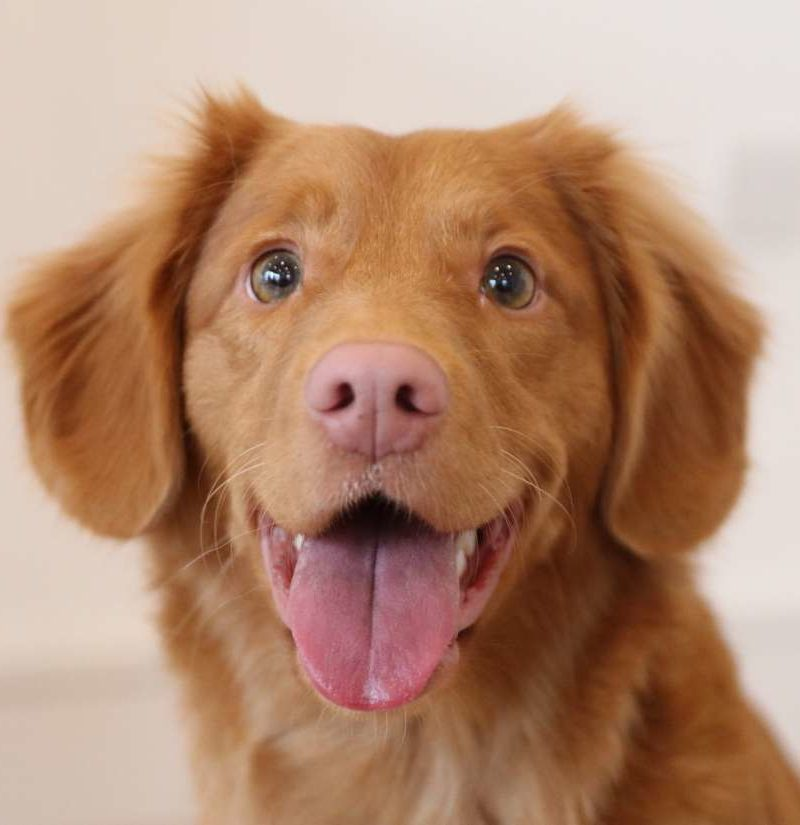
#> input picture Image Processing/dog.jpg, 800 x 825 px
$ jupyter execute Eperimental1.ipynb
#> lines starting #> are read from the running program, lines starting #| are printed output that depends on the picture
[cell 1]
import numpy as np
import cv2 as cv
import skimage.color
import skimage.io
import matplotlib.pyplot as plt

[cell 2]
img = cv.imread("../dog.jpg")
#> img is the input picture: shape (825, 800, 3); mean B, G, R 112.3, 137.1, 177.1
s = img.shape
#> s = (825, 800, 3)
imgGray = cv.cvtColor(img, cv.COLOR_BGR2GRAY)
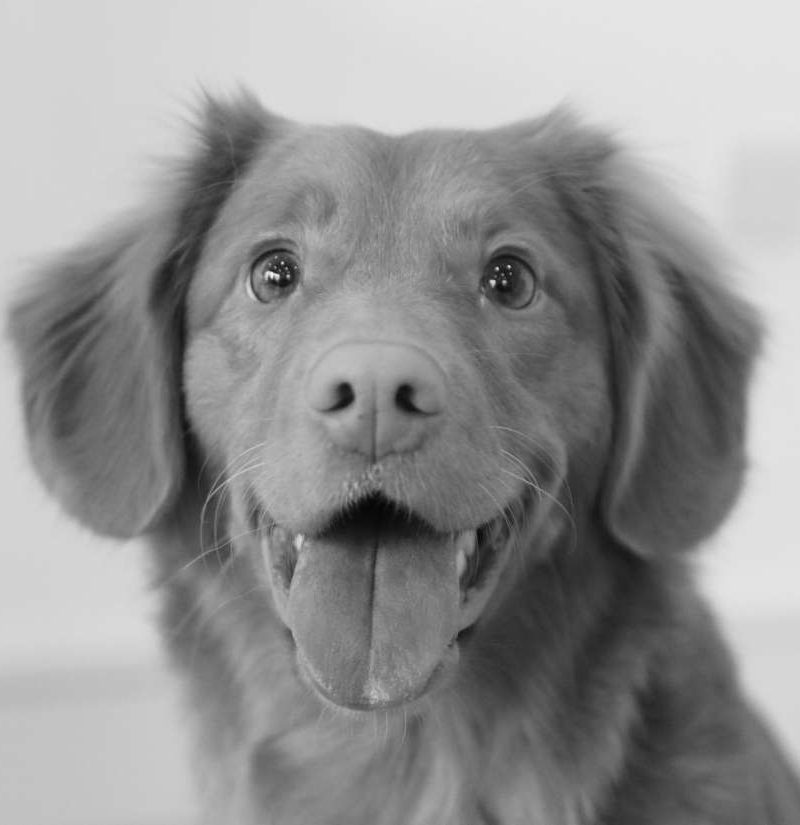
#> imgGray: shape (825, 800); min 5, max 248, mean 146.2

[cell 3]
hist = cv.calcHist([imgGray], [0], None, [256], [0,256])
#> hist = 256 values, max 23547 at index 212, min 0 at index 0, mean 2578.1
plt.plot(hist)
plt.show()
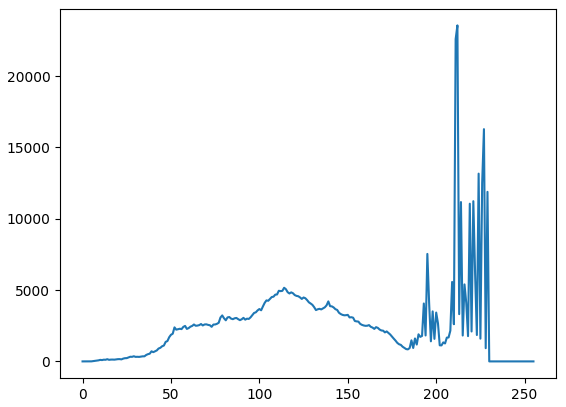
#> figure drawn by matplotlib, 1 panel; curve peaks at x = 212, y = 23547

[cell 4]
shiftedImg = imgGray + 15
histogram = cv.calcHist([shiftedImg],[0],None,[256],[0,256])
#> histogram = 256 values, max 23547 at index 227, min 0 at index 0, mean 2578.1
plt.plot(histogram)
plt.title('Shifted Image Histogram')
plt.show()
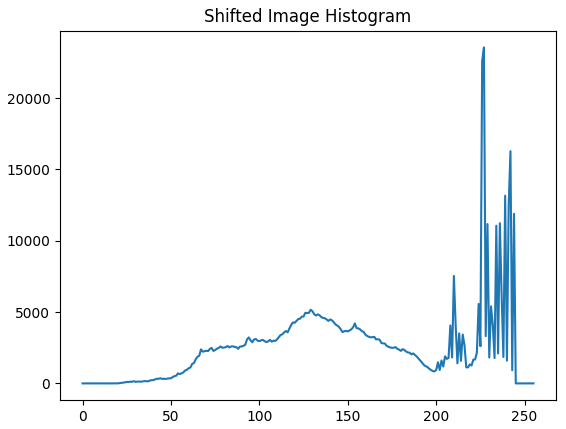
#> figure drawn by matplotlib, 1 panel; curve peaks at x = 227, y = 23547

[cell 5]
def calcComulative(data):
    comulative_hist = []
    temp = 0
    for i in range(0,255):
        temp = temp + data[i,0]
        comulative_hist.append(temp)
#> this loop made 255 passes
#> temp on passes 1 to 3: 0, 0, 0
#> after the loop, comulative_hist = 255 values from 0 to 660000; temp = 660000

    return comulative_hist

plt.plot(calcComulative(hist))
plt.show()
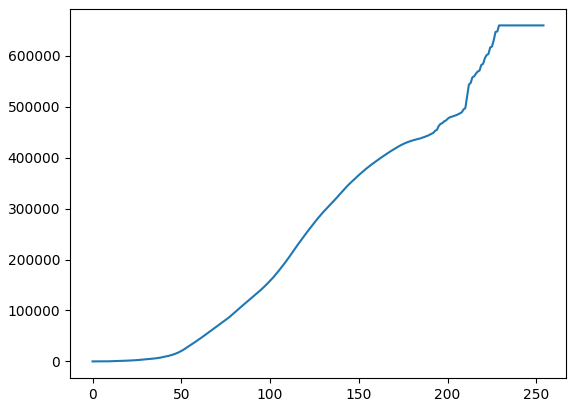
#> figure drawn by matplotlib, 1 panel; curve peaks at x = 248, y = 660000

[cell 6]
original = cv.imread('../dog.jpg')
original = cv.resize(img,(300,300))
s = original.shape
#> s = (300, 300, 3)

imgGray2 = cv.cvtColor(original, cv.COLOR_BGR2GRAY)
equ = cv.equalizeHist(imgGray2)
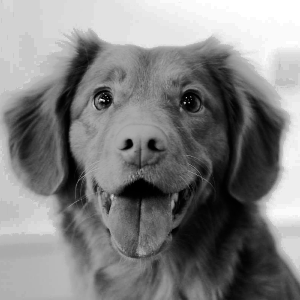
#> equ: shape (300, 300); min 0, max 255, mean 128.6
res = np.hstack((imgGray2,equ))
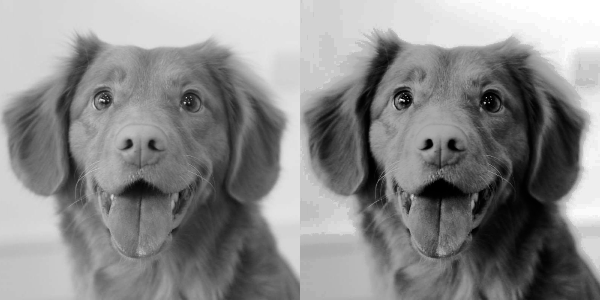
#> res: shape (300, 600); min 0, max 255, mean 137.4
cv.imshow("Original & Equalized", res)
cv.waitKey(0)
cv.destroyAllWindows()

[cell 7]
hist = cv.calcHist([equ], [0], None, [256], [0,256])
#> hist = 256 values, max 3158 at index 210, min 0 at index 39, mean 351.6
plt.plot(hist)
plt.show()
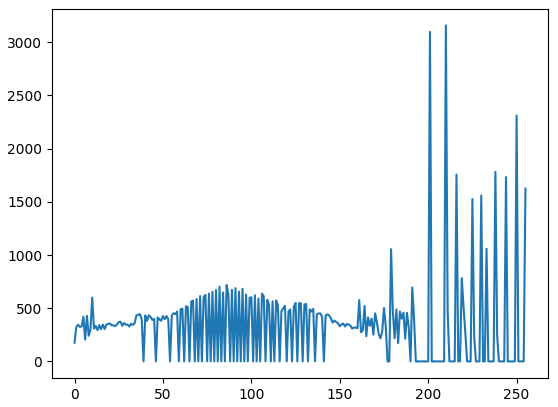
#> figure drawn by matplotlib, 1 panel; curve peaks at x = 210, y = 3158

[cell 8]
plt.plot(calcComulative(equ))
#> the loop in calcComulative (call 2), `for i in range(0,255):` made 255 passes
#> temp on passes 1 to 3: 210, 420, 630
plt.show()
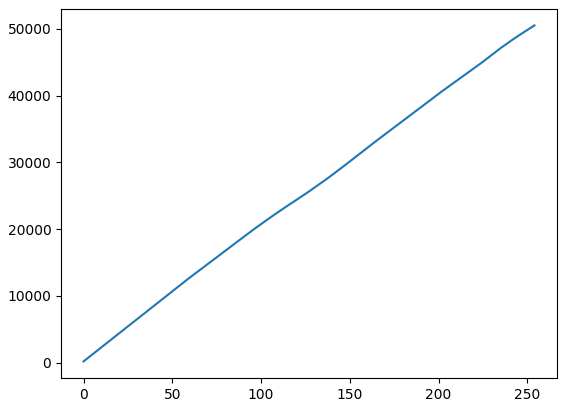
#> figure drawn by matplotlib, 1 panel; curve peaks at x = 254, y = 50490
